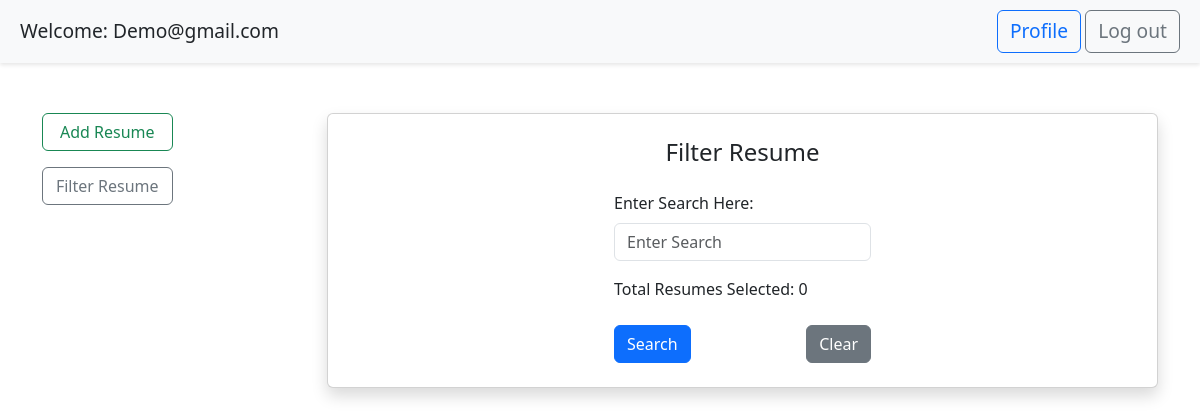
Before: /filter/ (signed in) with the older database file.
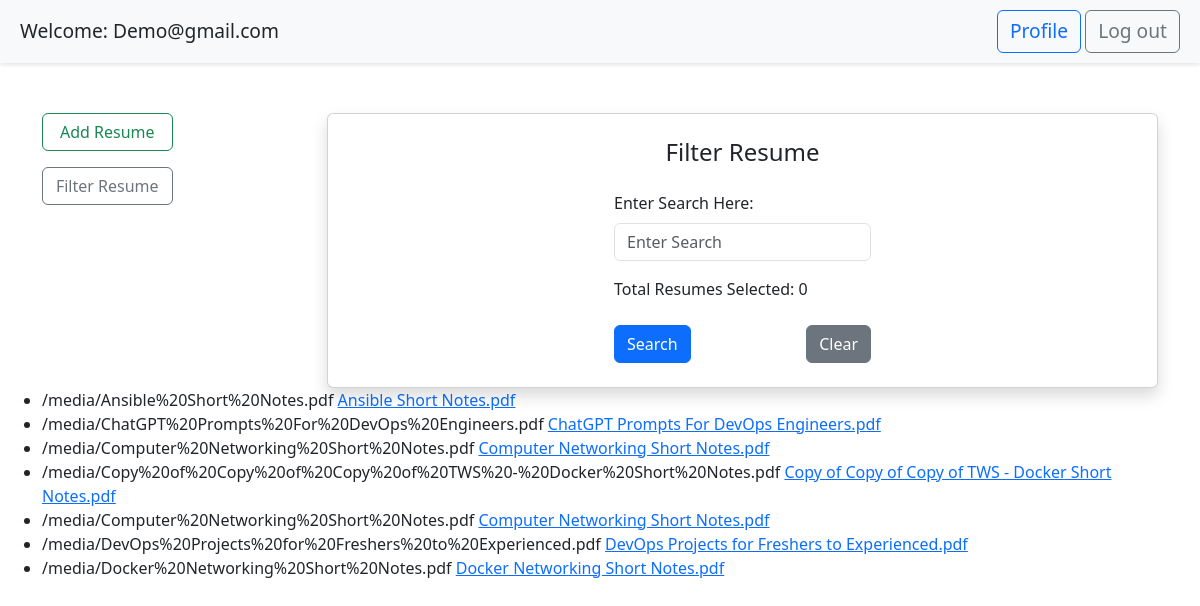
After: the same page with the newer database file.
### app1/models.py (models this page shows)
class Resumes(models.Model):
    ruid = models.ForeignKey(Users,on_delete=models.CASCADE)
    resume = models.FileField(upload_to='resumes')

### app1/views.py (the view)
# urls.py: path('filter/', views.filterResume),
def filterResume(request):
    id = request.session.get('id',False)
    if id:
        resumes = Resumes.objects.filter(ruid_id=id)
        return render(request, "filter.html", {'resumes': resumes})
    return redirect('/')

### app1/templatetags/myfilter.py (called while the page is built)
@register.filter()
def useremail(id):
    try:
        user = Users.objects.get(id = id)
        return user.email.capitalize()
    except:
        return 'Everyone'

@register.filter()
def LoginCheck(id=False):
    if id:
        return True
    return False

### app1/templates/filter.html (shortened to what this page needs)
{% extends "userprofile.html" %}
{% load myfilter %}
{% block page %}
<div class="col-md-9">
    <div class="card shadow p-4">
        <h4 class="text-center mb-4">Filter Resume</h4>
        <form id="resumeForm" method="post" action="/search/">
            <div class="mb-3">
                <label for="resume" class="form-label">Enter Search Here:</label>
                <input type="text" class="form-control" id="searchResume" name="searchResume"
                    placeholder="Enter Search">
            </div>
            <p>Total Resumes Selected: <span class="fw-boldf" id="totalFiles">0</span></p>
            <div class="d-flex justify-content-between mt-4">
                <button type="submit" class="btn btn-primary" id="uploadButton">Search</button>
                <button type="reset" class="btn btn-secondary" id="clearButton">Clear</button>
            </div>
        </form>
    </div>
</div>
<ul>
    {% for resume in resumes %}
        <li>
            {{ resume.resume.url }}
            <a href="{{ resume.resume.url }}" target="_blank">{{ resume.resume.name }}</a>
        </li>
    {% endfor %}
</ul>
{% endblock page %}

Changed rows visible on the page:
added Resumes: resume "/media/Ansible%20Short%20Notes.pdf", resume.name "Ansible Short Notes.pdf"
added Resumes: resume "/media/ChatGPT%20Prompts%20For%20DevOps%20Engineers.pdf", resume.name "ChatGPT Prompts For DevOps Engineers.pdf"
added Resumes: resume "/media/Computer%20Networking%20Short%20Notes.pdf", resume.name "Computer Networking Short Notes.pdf"
added Resumes: resume "/media/Copy%20of%20Copy%20of%20Copy%20of%20TWS%20-%20Docker%20Short%20Notes.pdf", resume.name "Copy of Copy of Copy of TWS - Docker Short Notes.pdf"
added Resumes: resume "/media/Computer%20Networking%20Short%20Notes.pdf", resume.name "Computer Networking Short Notes.pdf"
added Resumes: resume "/media/DevOps%20Projects%20for%20Freshers%20to%20Experienced.pdf", resume.name "DevOps Projects for Freshers to Experienced.pdf"
added Resumes: resume "/media/Docker%20Networking%20Short%20Notes.pdf", resume.name "Docker Networking Short Notes.pdf"
